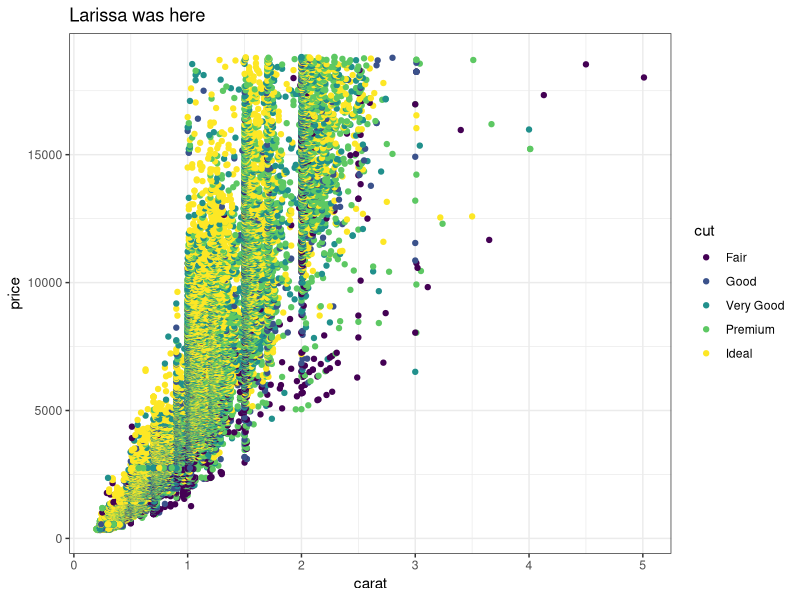
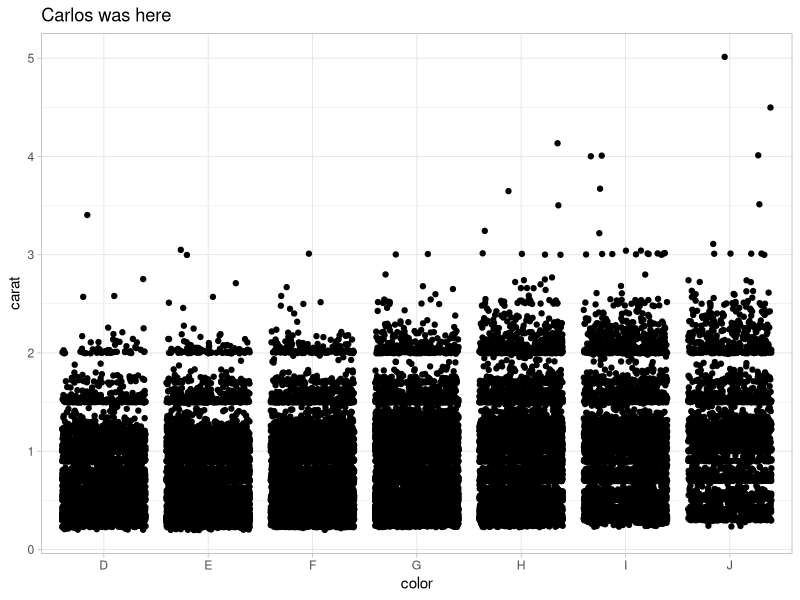
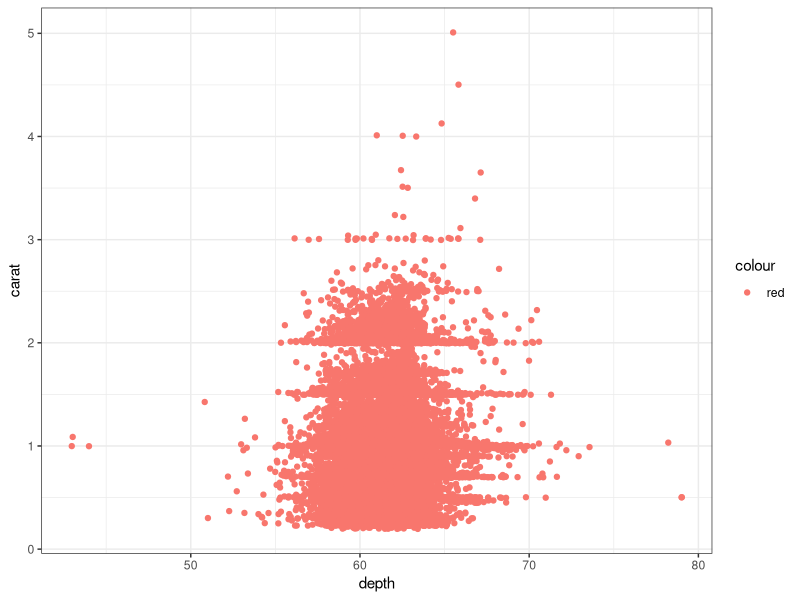

Write the R code that produced these figures, in order.
## ---- chunk 1
knitr::opts_chunk$set(echo = TRUE)
library(tidyverse)
## ---- chunk 2
# Partner 1: 
# Run the code below to see the original graph
# Change the code below to make the point color change based on 'cut', and update the theme to theme_bw(). Update the title to include your first name. 

ggplot(data = diamonds, aes(x = carat, y = price)) +
  geom_point(aes(color = cut)) +
  theme_bw() +
  labs(title = "Larissa was here")
## ---- chunk 3
# Partner 2: 
# Run the code below to see the original graph
# Change the code below to make the geom a geom_jitter, and update the theme to theme_light. Update the title to include your first name. 

ggplot(data = diamonds, aes(x = color, y = carat)) +
  geom_jitter() +
  theme_light() +
  labs(title = "Carlos was here")
## ---- chunk 4
ggplot(data = diamonds, aes(x = depth, y = carat, colour = "red")) +
  geom_jitter() +
  theme_bw()
## ---- chunk 5
